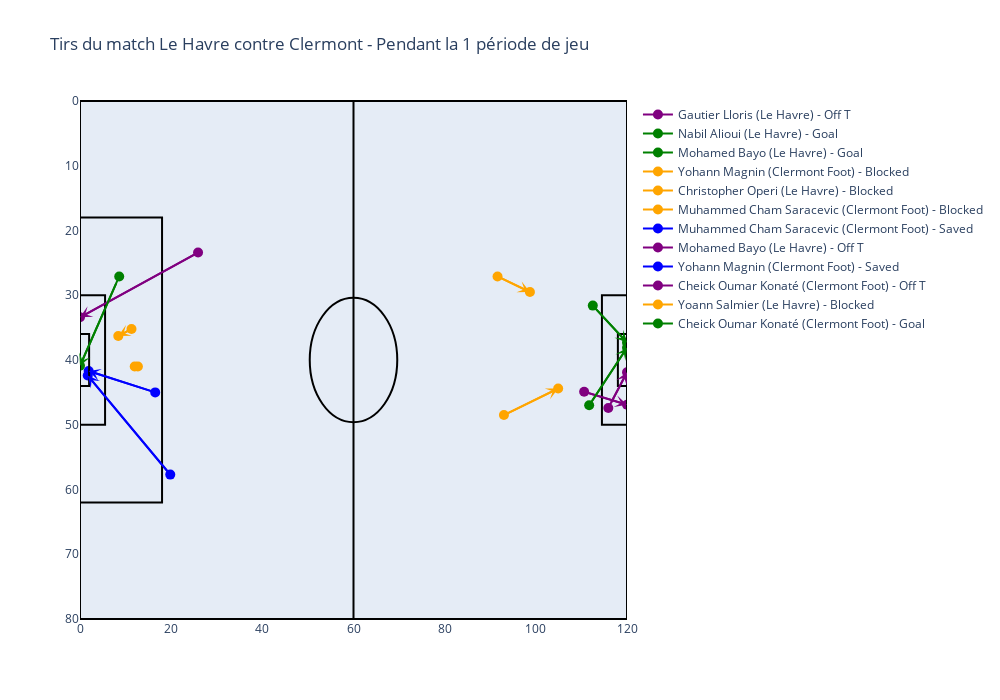

Here is the notebook cell this chart was saved with:
### Code cell
Tirs(df_tirs, 'Le Havre', 'Clermont', 1)

### Figure 1 — Plotly figure (JSON) as saved in the notebook; plotly's stock layout.template omitted (floating-point values rounded to 4 significant figures)
{"data": [{"hoverinfo": "text", "line": {"color": "purple", "width": 2}, "marker": {"size": 10, "symbol": "circle"}, "mode": "lines+markers", "name": "Gautier Lloris (Le Havre) - Off T", "text": "Gautier Lloris (Le Havre)<br>Resultat: Off T<br>De: (110.6, 44.9)<br>A: (120.0, 46.9)", "type": "scatter", "x": [110.6, 120], "y": [44.9, 46.9]}, {"hoverinfo": "text", "line": {"color": "green", "width": 2}, "marker": {"size": 10, "symbol": "circle"}, "mode": "lines+markers", "name": "Nabil Alioui (Le Havre) - Goal", "text": "Nabil Alioui (Le Havre)<br>Resultat: Goal<br>De: (112.5, 31.6)<br>A: (120.0, 37.3)", "type": "scatter", "x": [112.5, 120], "y": [31.6, 37.3]}, {"hoverinfo": "text", "line": {"color": "green", "width": 2}, "marker": {"size": 10, "symbol": "circle"}, "mode": "lines+markers", "name": "Mohamed Bayo (Le Havre) - Goal", "text": "Mohamed Bayo (Le Havre)<br>Resultat: Goal<br>De: (111.7, 47.0)<br>A: (120.0, 38.1)", "type": "scatter", "x": [111.7, 120], "y": [47, 38.1]}, {"hoverinfo": "text", "line": {"color": "orange", "width": 2}, "marker": {"size": 10, "symbol": "circle"}, "mode": "lines+markers", "name": "Yohann Magnin (Clermont Foot) - Blocked", "text": "Yohann Magnin (Clermont Foot)<br>Resultat: Blocked<br>De: (108.7, 44.8)<br>A: (111.6, 43.7)", "type": "scatter", "x": [11.3, 8.4], "y": [35.2, 36.3]}, {"hoverinfo": "text", "line": {"color": "orange", "width": 2}, "marker": {"size": 10, "symbol": "circle"}, "mode": "lines+markers", "name": "Christopher Operi (Le Havre) - Blocked", "text": "Christopher Operi (Le Havre)<br>Resultat: Blocked<br>De: (91.6, 27.1)<br>A: (98.7, 29.5)", "type": "scatter", "x": [91.6, 98.7], "y": [27.1, 29.5]}, {"hoverinfo": "text", "line": {"color": "orange", "width": 2}, "marker": {"size": 10, "symbol": "circle"}, "mode": "lines+markers", "name": "Muhammed Cham Saracevic (Clermont Foot) - Blocked", "text": "Muhammed Cham Saracevic (Clermont Foot)<br>Resultat: Blocked<br>De: (107.3, 39.0)<br>A: (108.0, 39.0)", "type": "scatter", "x": [12.7, 12], "y": [41, 41]}, {"hoverinfo": "text", "line": {"color": "blue", "width": 2}, "marker": {"size": 10, "symbol": "circle"}, "mode": "lines+markers", "name": "Muhammed Cham Saracevic (Clermont Foot) - Saved", "text": "Muhammed Cham Saracevic (Clermont Foot)<br>Resultat: Saved<br>De: (100.2, 22.3)<br>A: (118.3, 37.6)", "type": "scatter", "x": [19.8, 1.7], "y": [57.7, 42.4]}, {"hoverinfo": "text", "line": {"color": "purple", "width": 2}, "marker": {"size": 10, "symbol": "circle"}, "mode": "lines+markers", "name": "Mohamed Bayo (Le Havre) - Off T", "text": "Mohamed Bayo (Le Havre)<br>Resultat: Off T<br>De: (115.9, 47.4)<br>A: (120.0, 41.9)", "type": "scatter", "x": [115.9, 120], "y": [47.4, 41.9]}, {"hoverinfo": "text", "line": {"color": "blue", "width": 2}, "marker": {"size": 10, "symbol": "circle"}, "mode": "lines+markers", "name": "Yohann Magnin (Clermont Foot) - Saved", "text": "Yohann Magnin (Clermont Foot)<br>Resultat: Saved<br>De: (103.5, 35.0)<br>A: (118.1, 38.3)", "type": "scatter", "x": [16.5, 1.9], "y": [45, 41.7]}, {"hoverinfo": "text", "line": {"color": "purple", "width": 2}, "marker": {"size": 10, "symbol": "circle"}, "mode": "lines+markers", "name": "Cheick Oumar Konaté (Clermont Foot) - Off T", "text": "Cheick Oumar Konaté (Clermont Foot)<br>Resultat: Off T<br>De: (94.1, 56.6)<br>A: (120.0, 46.6)", "type": "scatter", "x": [25.9, 0], "y": [23.4, 33.4]}, {"hoverinfo": "text", "line": {"color": "orange", "width": 2}, "marker": {"size": 10, "symbol": "circle"}, "mode": "lines+markers", "name": "Yoann Salmier (Le Havre) - Blocked", "text": "Yoann Salmier (Le Havre)<br>Resultat: Blocked<br>De: (93.0, 48.5)<br>A: (104.9, 44.4)", "type": "scatter", "x": [93, 104.9], "y": [48.5, 44.4]}, {"hoverinfo": "text", "line": {"color": "green", "width": 2}, "marker": {"size": 10, "symbol": "circle"}, "mode": "lines+markers", "name": "Cheick Oumar Konaté (Clermont Foot) - Goal", "text": "Cheick Oumar Konaté (Clermont Foot)<br>Resultat: Goal<br>De: (111.4, 52.9)<br>A: (120.0, 39.1)", "type": "scatter", "x": [8.6, 0], "y": [27.1, 40.9]}], "layout": {"annotations": [{"arrowcolor": "purple", "arrowhead": 3, "arrowsize": 1, "arrowwidth": 2, "ax": 110.6, "axref": "x", "ay": 44.9, "ayref": "y", "showarrow": true, "x": 120, "xref": "x", "y": 46.9, "yref": "y"}, {"arrowcolor": "green", "arrowhead": 3, "arrowsize": 1, "arrowwidth": 2, "ax": 112.5, "axref": "x", "ay": 31.6, "ayref": "y", "showarrow": true, "x": 120, "xref": "x", "y": 37.3, "yref": "y"}, {"arrowcolor": "green", "arrowhead": 3, "arrowsize": 1, "arrowwidth": 2, "ax": 111.7, "axref": "x", "ay": 47, "ayref": "y", "showarrow": true, "x": 120, "xref": "x", "y": 38.1, "yref": "y"}, {"arrowcolor": "orange", "arrowhead": 3, "arrowsize": 1, "arrowwidth": 2, "ax": 11.3, "axref": "x", "ay": 35.2, "ayref": "y", "showarrow": true, "x": 8.4, "xref": "x", "y": 36.3, "yref": "y"}, {"arrowcolor": "orange", "arrowhead": 3, "arrowsize": 1, "arrowwidth": 2, "ax": 91.6, "axref": "x", "ay": 27.1, "ayref": "y", "showarrow": true, "x": 98.7, "xref": "x", "y": 29.5, "yref": "y"}, {"arrowcolor": "orange", "arrowhead": 3, "arrowsize": 1, "arrowwidth": 2, "ax": 12.7, "axref": "x", "ay": 41, "ayref": "y", "showarrow": true, "x": 12, "xref": "x", "y": 41, "yref": "y"}, {"arrowcolor": "blue", "arrowhead": 3, "arrowsize": 1, "arrowwidth": 2, "ax": 19.8, "axref": "x", "ay": 57.7, "ayref": "y", "showarrow": true, "x": 1.7, "xref": "x", "y": 42.4, "yref": "y"}, {"arrowcolor": "purple", "arrowhead": 3, "arrowsize": 1, "arrowwidth": 2, "ax": 115.9, "axref": "x", "ay": 47.4, "ayref": "y", "showarrow": true, "x": 120, "xref": "x", "y": 41.9, "yref": "y"}, {"arrowcolor": "blue", "arrowhead": 3, "arrowsize": 1, "arrowwidth": 2, "ax": 16.5, "axref": "x", "ay": 45, "ayref": "y", "showarrow": true, "x": 1.9, "xref": "x", "y": 41.7, "yref": "y"}, {"arrowcolor": "purple", "arrowhead": 3, "arrowsize": 1, "arrowwidth": 2, "ax": 25.9, "axref": "x", "ay": 23.4, "ayref": "y", "showarrow": true, "x": 0, "xref": "x", "y": 33.4, "yref": "y"}, {"arrowcolor": "orange", "arrowhead": 3, "arrowsize": 1, "arrowwidth": 2, "ax": 93, "axref": "x", "ay": 48.5, "ayref": "y", "showarrow": true, "x": 104.9, "xref": "x", "y": 44.4, "yref": "y"}, {"arrowcolor": "green", "arrowhead": 3, "arrowsize": 1, "arrowwidth": 2, "ax": 8.6, "axref": "x", "ay": 27.1, "ayref": "y", "showarrow": true, "x": 0, "xref": "x", "y": 40.9, "yref": "y"}], "height": 700, "shapes": [{"line": {"color": "Black"}, "type": "rect", "x0": 0, "x1": 120, "y0": 0, "y1": 80}, {"line": {"color": "Black"}, "type": "line", "x0": 60, "x1": 60, "y0": 0, "y1": 80}, {"line": {"color": "Black"}, "type": "rect", "x0": 0, "x1": 18, "y0": 18, "y1": 62}, {"line": {"color": "Black"}, "type": "rect", "x0": 0, "x1": 5.5, "y0": 30, "y1": 50}, {"line": {"color": "Black"}, "type": "rect", "x0": 114.5, "x1": 120, "y0": 30, "y1": 50}, {"line": {"color": "Black"}, "type": "rect", "x0": 0, "x1": 2, "y0": 36, "y1": 44}, {"line": {"color": "Black"}, "type": "rect", "x0": 118, "x1": 120, "y0": 36, "y1": 44}, {"line": {"color": "Black"}, "type": "circle", "x0": 50.4, "x1": 69.6, "xref": "x", "y0": 30.4, "y1": 49.6, "yref": "y"}], "title": {"text": "Tirs du match Le Havre contre Clermont - Pendant la 1 période de jeu"}, "width": 1000, "xaxis": {"range": [0, 120], "showgrid": false, "zeroline": false}, "yaxis": {"autorange": "reversed", "range": [0, 80], "showgrid": false, "zeroline": false}}}
